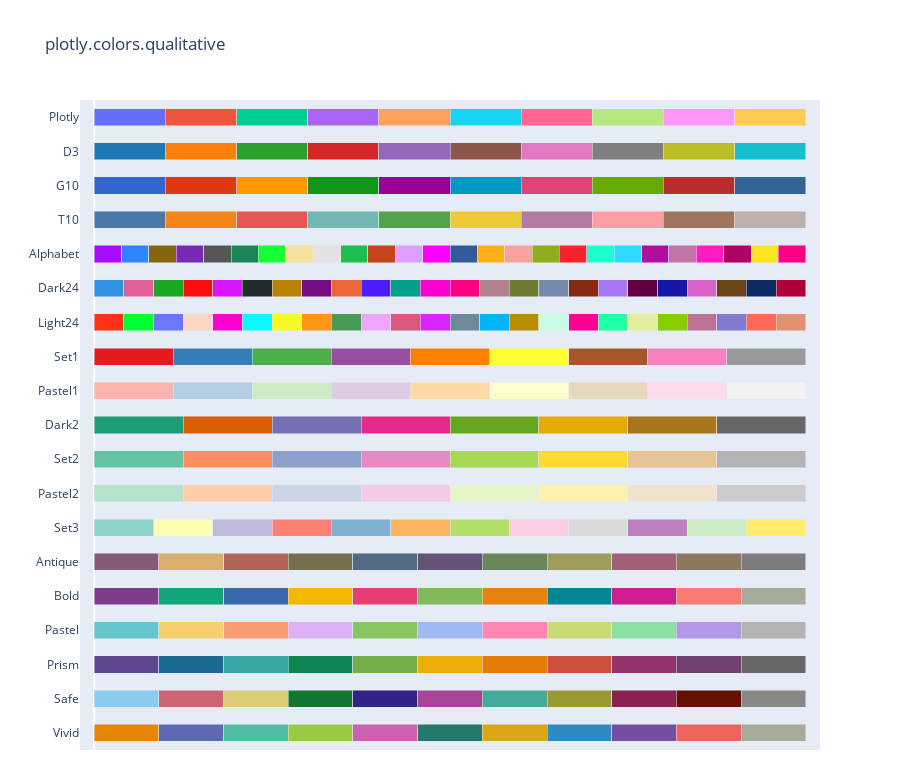

Here is the notebook cell this chart was saved with:
### Code cell
px.colors.qualitative.swatches()

### Figure 1 — Plotly figure (JSON) as saved in the notebook; plotly's stock layout.template omitted (floating-point values rounded to 4 significant figures)
{"data": [{"customdata": [0, 1, 2, 3, 4, 5, 6, 7, 8, 9, 10], "hovertemplate": "%{y}[%{customdata}] = %{marker.color}<extra></extra>", "marker": {"color": ["rgb(229, 134, 6)", "rgb(93, 105, 177)", "rgb(82, 188, 163)", "rgb(153, 201, 69)", "rgb(204, 97, 176)", "rgb(36, 121, 108)", "rgb(218, 165, 27)", "rgb(47, 138, 196)", "rgb(118, 78, 159)", "rgb(237, 100, 90)", "rgb(165, 170, 153)"]}, "orientation": "h", "type": "bar", "x": [1, 1, 1, 1, 1, 1, 1, 1, 1, 1, 1], "y": ["Vivid", "Vivid", "Vivid", "Vivid", "Vivid", "Vivid", "Vivid", "Vivid", "Vivid", "Vivid", "Vivid"]}, {"customdata": [0, 1, 2, 3, 4, 5, 6, 7, 8, 9, 10], "hovertemplate": "%{y}[%{customdata}] = %{marker.color}<extra></extra>", "marker": {"color": ["rgb(136, 204, 238)", "rgb(204, 102, 119)", "rgb(221, 204, 119)", "rgb(17, 119, 51)", "rgb(51, 34, 136)", "rgb(170, 68, 153)", "rgb(68, 170, 153)", "rgb(153, 153, 51)", "rgb(136, 34, 85)", "rgb(102, 17, 0)", "rgb(136, 136, 136)"]}, "orientation": "h", "type": "bar", "x": [1, 1, 1, 1, 1, 1, 1, 1, 1, 1, 1], "y": ["Safe", "Safe", "Safe", "Safe", "Safe", "Safe", "Safe", "Safe", "Safe", "Safe", "Safe"]}, {"customdata": [0, 1, 2, 3, 4, 5, 6, 7, 8, 9, 10], "hovertemplate": "%{y}[%{customdata}] = %{marker.color}<extra></extra>", "marker": {"color": ["rgb(95, 70, 144)", "rgb(29, 105, 150)", "rgb(56, 166, 165)", "rgb(15, 133, 84)", "rgb(115, 175, 72)", "rgb(237, 173, 8)", "rgb(225, 124, 5)", "rgb(204, 80, 62)", "rgb(148, 52, 110)", "rgb(111, 64, 112)", "rgb(102, 102, 102)"]}, "orientation": "h", "type": "bar", "x": [1, 1, 1, 1, 1, 1, 1, 1, 1, 1, 1], "y": ["Prism", "Prism", "Prism", "Prism", "Prism", "Prism", "Prism", "Prism", "Prism", "Prism", "Prism"]}, {"customdata": [0, 1, 2, 3, 4, 5, 6, 7, 8, 9, 10], "hovertemplate": "%{y}[%{customdata}] = %{marker.color}<extra></extra>", "marker": {"color": ["rgb(102, 197, 204)", "rgb(246, 207, 113)", "rgb(248, 156, 116)", "rgb(220, 176, 242)", "rgb(135, 197, 95)", "rgb(158, 185, 243)", "rgb(254, 136, 177)", "rgb(201, 219, 116)", "rgb(139, 224, 164)", "rgb(180, 151, 231)", "rgb(179, 179, 179)"]}, "orientation": "h", "type": "bar", "x": [1, 1, 1, 1, 1, 1, 1, 1, 1, 1, 1], "y": ["Pastel", "Pastel", "Pastel", "Pastel", "Pastel", "Pastel", "Pastel", "Pastel", "Pastel", "Pastel", "Pastel"]}, {"customdata": [0, 1, 2, 3, 4, 5, 6, 7, 8, 9, 10], "hovertemplate": "%{y}[%{customdata}] = %{marker.color}<extra></extra>", "marker": {"color": ["rgb(127, 60, 141)", "rgb(17, 165, 121)", "rgb(57, 105, 172)", "rgb(242, 183, 1)", "rgb(231, 63, 116)", "rgb(128, 186, 90)", "rgb(230, 131, 16)", "rgb(0, 134, 149)", "rgb(207, 28, 144)", "rgb(249, 123, 114)", "rgb(165, 170, 153)"]}, "orientation": "h", "type": "bar", "x": [1, 1, 1, 1, 1, 1, 1, 1, 1, 1, 1], "y": ["Bold", "Bold", "Bold", "Bold", "Bold", "Bold", "Bold", "Bold", "Bold", "Bold", "Bold"]}, {"customdata": [0, 1, 2, 3, 4, 5, 6, 7, 8, 9, 10], "hovertemplate": "%{y}[%{customdata}] = %{marker.color}<extra></extra>", "marker": {"color": ["rgb(133, 92, 117)", "rgb(217, 175, 107)", "rgb(175, 100, 88)", "rgb(115, 111, 76)", "rgb(82, 106, 131)", "rgb(98, 83, 119)", "rgb(104, 133, 92)", "rgb(156, 156, 94)", "rgb(160, 97, 119)", "rgb(140, 120, 93)", "rgb(124, 124, 124)"]}, "orientation": "h", "type": "bar", "x": [1, 1, 1, 1, 1, 1, 1, 1, 1, 1, 1], "y": ["Antique", "Antique", "Antique", "Antique", "Antique", "Antique", "Antique", "Antique", "Antique", "Antique", "Antique"]}, {"customdata": [0, 1, 2, 3, 4, 5, 6, 7, 8, 9, 10, 11], "hovertemplate": "%{y}[%{customdata}] = %{marker.color}<extra></extra>", "marker": {"color": ["rgb(141,211,199)", "rgb(255,255,179)", "rgb(190,186,218)", "rgb(251,128,114)", "rgb(128,177,211)", "rgb(253,180,98)", "rgb(179,222,105)", "rgb(252,205,229)", "rgb(217,217,217)", "rgb(188,128,189)", "rgb(204,235,197)", "rgb(255,237,111)"]}, "orientation": "h", "type": "bar", "x": [1, 1, 1, 1, 1, 1, 1, 1, 1, 1, 1, 1], "y": ["Set3", "Set3", "Set3", "Set3", "Set3", "Set3", "Set3", "Set3", "Set3", "Set3", "Set3", "Set3"]}, {"customdata": [0, 1, 2, 3, 4, 5, 6, 7], "hovertemplate": "%{y}[%{customdata}] = %{marker.color}<extra></extra>", "marker": {"color": ["rgb(179,226,205)", "rgb(253,205,172)", "rgb(203,213,232)", "rgb(244,202,228)", "rgb(230,245,201)", "rgb(255,242,174)", "rgb(241,226,204)", "rgb(204,204,204)"]}, "orientation": "h", "type": "bar", "x": [1, 1, 1, 1, 1, 1, 1, 1], "y": ["Pastel2", "Pastel2", "Pastel2", "Pastel2", "Pastel2", "Pastel2", "Pastel2", "Pastel2"]}, {"customdata": [0, 1, 2, 3, 4, 5, 6, 7], "hovertemplate": "%{y}[%{customdata}] = %{marker.color}<extra></extra>", "marker": {"color": ["rgb(102,194,165)", "rgb(252,141,98)", "rgb(141,160,203)", "rgb(231,138,195)", "rgb(166,216,84)", "rgb(255,217,47)", "rgb(229,196,148)", "rgb(179,179,179)"]}, "orientation": "h", "type": "bar", "x": [1, 1, 1, 1, 1, 1, 1, 1], "y": ["Set2", "Set2", "Set2", "Set2", "Set2", "Set2", "Set2", "Set2"]}, {"customdata": [0, 1, 2, 3, 4, 5, 6, 7], "hovertemplate": "%{y}[%{customdata}] = %{marker.color}<extra></extra>", "marker": {"color": ["rgb(27,158,119)", "rgb(217,95,2)", "rgb(117,112,179)", "rgb(231,41,138)", "rgb(102,166,30)", "rgb(230,171,2)", "rgb(166,118,29)", "rgb(102,102,102)"]}, "orientation": "h", "type": "bar", "x": [1, 1, 1, 1, 1, 1, 1, 1], "y": ["Dark2", "Dark2", "Dark2", "Dark2", "Dark2", "Dark2", "Dark2", "Dark2"]}, {"customdata": [0, 1, 2, 3, 4, 5, 6, 7, 8], "hovertemplate": "%{y}[%{customdata}] = %{marker.color}<extra></extra>", "marker": {"color": ["rgb(251,180,174)", "rgb(179,205,227)", "rgb(204,235,197)", "rgb(222,203,228)", "rgb(254,217,166)", "rgb(255,255,204)", "rgb(229,216,189)", "rgb(253,218,236)", "rgb(242,242,242)"]}, "orientation": "h", "type": "bar", "x": [1, 1, 1, 1, 1, 1, 1, 1, 1], "y": ["Pastel1", "Pastel1", "Pastel1", "Pastel1", "Pastel1", "Pastel1", "Pastel1", "Pastel1", "Pastel1"]}, {"customdata": [0, 1, 2, 3, 4, 5, 6, 7, 8], "hovertemplate": "%{y}[%{customdata}] = %{marker.color}<extra></extra>", "marker": {"color": ["rgb(228,26,28)", "rgb(55,126,184)", "rgb(77,175,74)", "rgb(152,78,163)", "rgb(255,127,0)", "rgb(255,255,51)", "rgb(166,86,40)", "rgb(247,129,191)", "rgb(153,153,153)"]}, "orientation": "h", "type": "bar", "x": [1, 1, 1, 1, 1, 1, 1, 1, 1], "y": ["Set1", "Set1", "Set1", "Set1", "Set1", "Set1", "Set1", "Set1", "Set1"]}, {"customdata": [0, 1, 2, 3, 4, 5, 6, 7, 8, 9, 10, 11, 12, 13, 14, 15, 16, 17, 18, 19, 20, 21, 22, 23], "hovertemplate": "%{y}[%{customdata}] = %{marker.color}<extra></extra>", "marker": {"color": ["#FD3216", "#00FE35", "#6A76FC", "#FED4C4", "#FE00CE", "#0DF9FF", "#F6F926", "#FF9616", "#479B55", "#EEA6FB", "#DC587D", "#D626FF", "#6E899C", "#00B5F7", "#B68E00", "#C9FBE5", "#FF0092", "#22FFA7", "#E3EE9E", "#86CE00", "#BC7196", "#7E7DCD", "#FC6955", "#E48F72"]}, "orientation": "h", "type": "bar", "x": [1, 1, 1, 1, 1, 1, 1, 1, 1, 1, 1, 1, 1, 1, 1, 1, 1, 1, 1, 1, 1, 1, 1, 1], "y": ["Light24", "Light24", "Light24", "Light24", "Light24", "Light24", "Light24", "Light24", "Light24", "Light24", "Light24", "Light24", "Light24", "Light24", "Light24", "Light24", "Light24", "Light24", "Light24", "Light24", "Light24", "Light24", "Light24", "Light24"]}, {"customdata": [0, 1, 2, 3, 4, 5, 6, 7, 8, 9, 10, 11, 12, 13, 14, 15, 16, 17, 18, 19, 20, 21, 22, 23], "hovertemplate": "%{y}[%{customdata}] = %{marker.color}<extra></extra>", "marker": {"color": ["#2E91E5", "#E15F99", "#1CA71C", "#FB0D0D", "#DA16FF", "#222A2A", "#B68100", "#750D86", "#EB663B", "#511CFB", "#00A08B", "#FB00D1", "#FC0080", "#B2828D", "#6C7C32", "#778AAE", "#862A16", "#A777F1", "#620042", "#1616A7", "#DA60CA", "#6C4516", "#0D2A63", "#AF0038"]}, "orientation": "h", "type": "bar", "x": [1, 1, 1, 1, 1, 1, 1, 1, 1, 1, 1, 1, 1, 1, 1, 1, 1, 1, 1, 1, 1, 1, 1, 1], "y": ["Dark24", "Dark24", "Dark24", "Dark24", "Dark24", "Dark24", "Dark24", "Dark24", "Dark24", "Dark24", "Dark24", "Dark24", "Dark24", "Dark24", "Dark24", "Dark24", "Dark24", "Dark24", "Dark24", "Dark24", "Dark24", "Dark24", "Dark24", "Dark24"]}, {"customdata": [0, 1, 2, 3, 4, 5, 6, 7, 8, 9, 10, 11, 12, 13, 14, 15, 16, 17, 18, 19, 20, 21, 22, 23, 24, 25], "hovertemplate": "%{y}[%{customdata}] = %{marker.color}<extra></extra>", "marker": {"color": ["#AA0DFE", "#3283FE", "#85660D", "#782AB6", "#565656", "#1C8356", "#16FF32", "#F7E1A0", "#E2E2E2", "#1CBE4F", "#C4451C", "#DEA0FD", "#FE00FA", "#325A9B", "#FEAF16", "#F8A19F", "#90AD1C", "#F6222E", "#1CFFCE", "#2ED9FF", "#B10DA1", "#C075A6", "#FC1CBF", "#B00068", "#FBE426", "#FA0087"]}, "orientation": "h", "type": "bar", "x": [1, 1, 1, 1, 1, 1, 1, 1, 1, 1, 1, 1, 1, 1, 1, 1, 1, 1, 1, 1, 1, 1, 1, 1, 1, 1], "y": ["Alphabet", "Alphabet", "Alphabet", "Alphabet", "Alphabet", "Alphabet", "Alphabet", "Alphabet", "Alphabet", "Alphabet", "Alphabet", "Alphabet", "Alphabet", "Alphabet", "Alphabet", "Alphabet", "Alphabet", "Alphabet", "Alphabet", "Alphabet", "Alphabet", "Alphabet", "Alphabet", "Alphabet", "Alphabet", "Alphabet"]}, {"customdata": [0, 1, 2, 3, 4, 5, 6, 7, 8, 9], "hovertemplate": "%{y}[%{customdata}] = %{marker.color}<extra></extra>", "marker": {"color": ["#4C78A8", "#F58518", "#E45756", "#72B7B2", "#54A24B", "#EECA3B", "#B279A2", "#FF9DA6", "#9D755D", "#BAB0AC"]}, "orientation": "h", "type": "bar", "x": [1, 1, 1, 1, 1, 1, 1, 1, 1, 1], "y": ["T10", "T10", "T10", "T10", "T10", "T10", "T10", "T10", "T10", "T10"]}, {"customdata": [0, 1, 2, 3, 4, 5, 6, 7, 8, 9], "hovertemplate": "%{y}[%{customdata}] = %{marker.color}<extra></extra>", "marker": {"color": ["#3366CC", "#DC3912", "#FF9900", "#109618", "#990099", "#0099C6", "#DD4477", "#66AA00", "#B82E2E", "#316395"]}, "orientation": "h", "type": "bar", "x": [1, 1, 1, 1, 1, 1, 1, 1, 1, 1], "y": ["G10", "G10", "G10", "G10", "G10", "G10", "G10", "G10", "G10", "G10"]}, {"customdata": [0, 1, 2, 3, 4, 5, 6, 7, 8, 9], "hovertemplate": "%{y}[%{customdata}] = %{marker.color}<extra></extra>", "marker": {"color": ["#1F77B4", "#FF7F0E", "#2CA02C", "#D62728", "#9467BD", "#8C564B", "#E377C2", "#7F7F7F", "#BCBD22", "#17BECF"]}, "orientation": "h", "type": "bar", "x": [1, 1, 1, 1, 1, 1, 1, 1, 1, 1], "y": ["D3", "D3", "D3", "D3", "D3", "D3", "D3", "D3", "D3", "D3"]}, {"customdata": [0, 1, 2, 3, 4, 5, 6, 7, 8, 9], "hovertemplate": "%{y}[%{customdata}] = %{marker.color}<extra></extra>", "marker": {"color": ["#636EFA", "#EF553B", "#00CC96", "#AB63FA", "#FFA15A", "#19D3F3", "#FF6692", "#B6E880", "#FF97FF", "#FECB52"]}, "orientation": "h", "type": "bar", "x": [1, 1, 1, 1, 1, 1, 1, 1, 1, 1], "y": ["Plotly", "Plotly", "Plotly", "Plotly", "Plotly", "Plotly", "Plotly", "Plotly", "Plotly", "Plotly"]}], "layout": {"bargap": 0.5, "barmode": "stack", "barnorm": "fraction", "height": 760, "margin": {"b": 10}, "showlegend": false, "title": {"text": "plotly.colors.qualitative"}, "xaxis": {"range": [-0.02, 1.02], "showgrid": false, "showticklabels": false}}}
